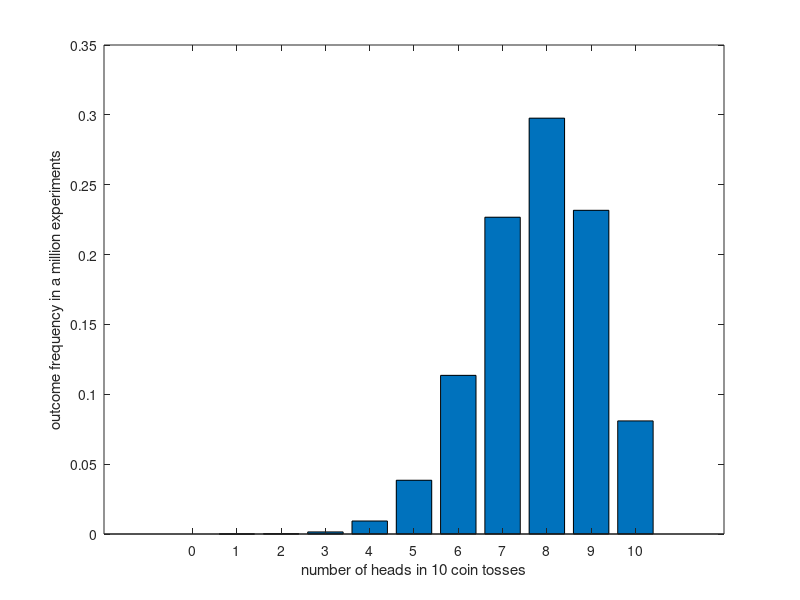

The MATLAB script that drew this image:
n = 10;
freq = zeros(1,n+1);
p = ((9+2+8+9)/36);
for i = 1:1000000
    U = rand(1, n);
    toss = (U < p);
    heads = nnz(toss);
    freq(1,heads+1) = freq(1,heads+1)+1;
end
bar([0:n],freq/1000000);
xlabel('number of heads in 10 coin tosses') 
ylabel('outcome frequency in a million experiments')

% The probability in this case is about 0.7778 which means we can expect
% left skews with little to no small values. As displayed in the t

